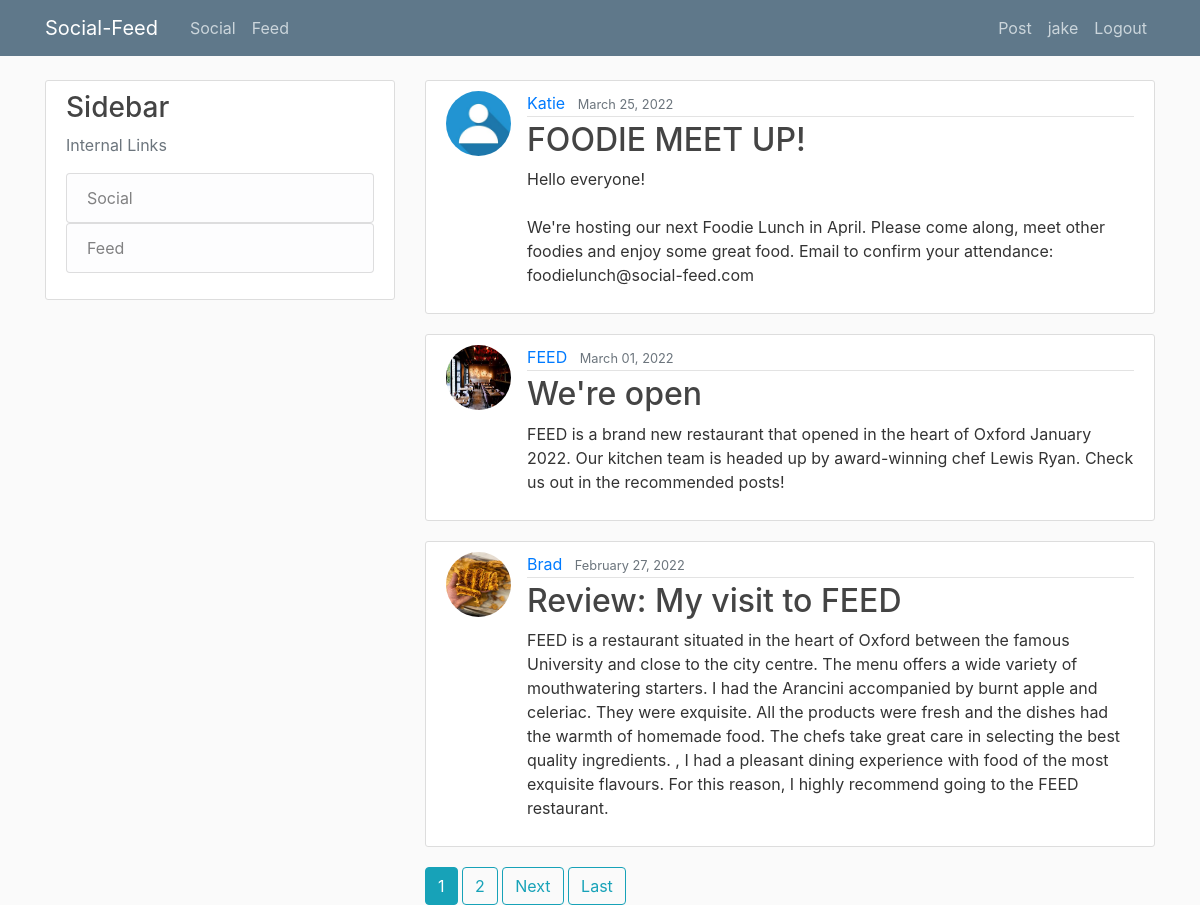
The app's page / (signed in) with its own data.
### feed/models.py (models this page shows, shortened)
class Post(models.Model):
    title = models.CharField(max_length=100)
    content = models.TextField(max_length=4000)
    date_posted = models.DateTimeField(default=timezone.now)
    author = models.ForeignKey(User, on_delete=models.CASCADE)

### users/models.py (models this page shows, shortened)
class Profile(models.Model):
    user = models.OneToOneField(User, on_delete=models.CASCADE)
    image = models.ImageField(default="default.jpeg", upload_to="profile_pics")

### feed/views.py (the view)
# urls.py: path("", PostListView.as_view(), name="feed-home"),
class PostListView(ListView):
    model = Post
    template_name = "feed/home.html"
    context_object_name = "posts"
    ordering = ["-date_posted"]
    paginate_by = 3

### feed/templates/feed/home.html (shortened to what this page needs)
{% extends "feed/base.html" %}
{% block content %}
    {% for post in posts %}
        <article class="media content-section">
          <img class="rounded-circle article-img" src="{{ post.author.profile.image.url }}">
          <div class="media-body">
            <div class="article-metadata">
              <a class="mr-2" href="#">{{ post.author }}</a>
              <small class="text-muted">{{ post.date_posted|date:"F d, Y" }}</small>
            </div>
            <h2><a class="article-title" href="{% url 'post-detail' post.id %}">{{ post.title }}</a></h2>
            <p class="article-content">{{ post.content }}</p>
          </div>
        </article>
    {% endfor %}
    {% if is_paginated %}
        {% for num in page_obj.paginator.page_range %}
          {% if page_obj.number == num %}
            <a class="btn btn-info" href="?page={{num}}">{{num}}</a>
          {% elif num > page_obj.number|add:'-3' and num < page_obj.number|add:'3' %}
            <a class="btn btn-outline-info" href="?page={{num}}">{{num}}</a>
          {% endif %}
        {% endfor %}
      {% if page_obj.has_next %}
        <a class="btn btn-outline-info" href="?page={{page_obj.next_page_number}}">Next</a>
        <a class="btn btn-outline-info" href="?page={{page_obj.paginator.num_pages}}">Last</a>
      {% endif %}
    {% endif %}
{% endblock content %}

### feed/templates/feed/base.html (shortened to what this page needs)
{% load static %}
<!DOCTYPE html>
<html lang="en">
<head>
    <link rel="stylesheet" href="https://maxcdn.bootstrapcdn.com/bootstrap/4.0.0/css/bootstrap.min.css">
    <link rel="stylesheet" href="{% static 'feed/main.css' %}">
</head>
<body>
    <header class="site-header">
        <nav class="navbar navbar-expand-md navbar-dark bg-steel fixed-top">
        <div class="container">
            <a class="navbar-brand mr-4" href="/">Social-Feed</a>
            <div class="collapse navbar-collapse" id="navbarToggle">
            <div class="navbar-nav mr-auto">
                <a class="nav-item nav-link" href="{% url 'feed-home' %}">Social</a>
                <a class="nav-item nav-link" href="{% url 'feed' %}">Feed</a>
            </div>
            <div class="navbar-nav">
                {% if user.is_authenticated %}
                    <a class="nav-item nav-link" href="{% url 'post-create' %}">Post</a>
                    <a class="nav-item nav-link" href="{% url 'profile' %}">{{user.username}}</a>
                    <a class="nav-item nav-link" href="{% url 'logout' %}">Logout</a>
                {% else %}
                    <a class="nav-item nav-link" href="{% url 'login' %}">Login</a>
                    <a class="nav-item nav-link" href="{% url 'register' %}">Register</a>
                {% endif %}
            </div>
            </div>
        </div>
        </nav>
    </header>
    <main role="main" class="container">
        <div class="row">
            <div class="col-md-4">
                <div class="content-section">
                <h3>Sidebar</h3>
                <p class='text-muted'>Internal Links
                    <ul class="list-group">
                    <a href="{% url 'feed-home' %}"> <li class="list-group-item list-group-item-light">Social</li> </a>
                    <a href="{% url 'feed' %}"> <li class="list-group-item list-group-item-light">Feed</li> </a>
                    </ul>
                </p>
                </div>
            </div>
            <div class="col-md-8">
                {% block content %}{% endblock %}
            </div>
        </div>
  </main>
</body>
</html>

### feed/static/feed/main.css (style rules this page uses)
body { background: #fafafa; color: #333333; margin-top: 5rem; }
h1, h2, h3, h4, h5, h6 { color: #444444; }
ul { margin: 0; }
.bg-steel { background-color: #5f788a; }
.site-header .navbar-nav .nav-link { color: #cbd5db; }
.content-section { background: #ffffff; padding: 10px 20px; border: 1px solid #dddddd; border-radius: 3px; margin-bottom: 20px; }
.article-title { color: #444444; }
.article-content { white-space: pre-line; }
.article-img { height: 65px; width: 65px; margin-right: 16px; }
.article-metadata { padding-bottom: 1px; margin-bottom: 4px; border-bottom: 1px solid #e3e3e3 }

### records on screen
Post: author.profile.image (placeholder picture), author "Katie", date_posted "March 25, 2022", title "FOODIE MEET UP!", content "Hello everyone! We're hosting our next Foodie Lunch in April. Please come along, meet other foodies and enjoy some great food. Email to confirm your attendance: foodielunch@social-feed.com"
Post: author.profile.image (picture), author "FEED", date_posted "March 01, 2022", title "We're open", content "FEED is a brand new restaurant that opened in the heart of Oxford January 2022. Our kitchen team is headed up by award-winning chef Lewis Ryan. Check us out in the recommended posts!"
Post: author.profile.image (picture), author "Brad", date_posted "February 27, 2022", title "Review: My visit to FEED", content "FEED is a restaurant situated in the heart of Oxford between the famous University and close to the city centre. The menu offers a wide variety of mouthwatering starters. I had the Arancini accompanied by burnt apple and celeriac. They were exquisite. All the products were fresh and the dishes had the warmth of homemade food. The chefs take great care in selecting the best quality ingredients. , I had a pleasant dining experience with food of the most exquisite flavours. For this reason, I highly recommend going to the FEED restaurant."

### other values on screen
{{ user.username }} "jake"
{{ num }} "1"
{{ num }} "2"
